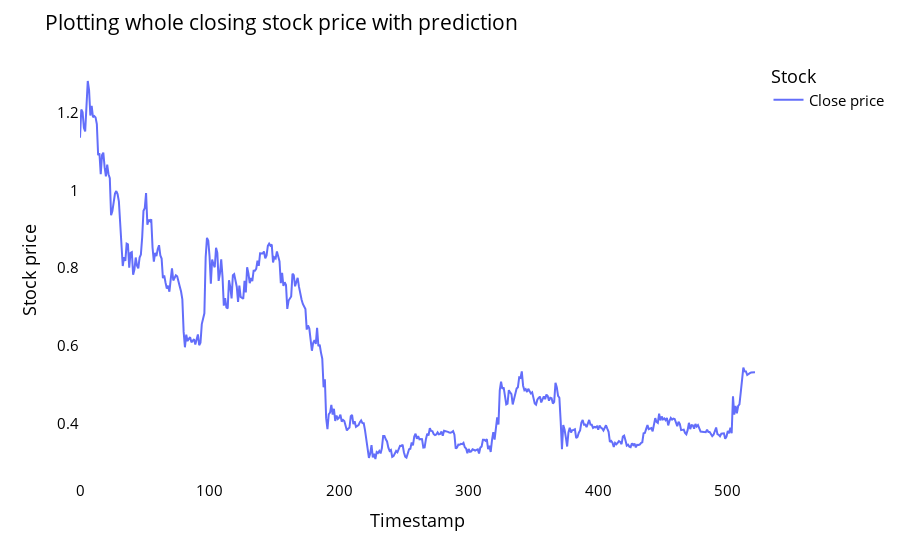

Notebook cell for this chart:
### Markdown cell above
- # Plotting entire Closing Stock Price with next 30 days period of prediction

### Code cell
lstmdf=closedf.tolist()
lstmdf.extend((np.array(lst_output).reshape(-1,1)).tolist())
lstmdf=scaler.inverse_transform(lstmdf).reshape(1,-1).tolist()[0]

names = cycle(['Close price'])

fig = px.line(lstmdf,labels={'value': 'Stock price','index': 'Timestamp'})
fig.update_layout(title_text='Plotting whole closing stock price with prediction',
                  plot_bgcolor='white', font_size=15, font_color='black',legend_title_text='Stock')

fig.for_each_trace(lambda t:  t.update(name = next(names)))

fig.update_xaxes(showgrid=False)
fig.update_yaxes(showgrid=False)
fig.show()

### Figure 1 — Plotly figure (JSON) as saved in the notebook; plotly's stock layout.template omitted (floating-point values rounded to 4 significant figures; data arrays with more than 128 entries replaced by an {"elided": "..."} marker saying what was removed)
{"data": [{"hovertemplate": "variable=0<br>Timestamp=%{x}<br>Stock price=%{y}<extra></extra>", "legendgroup": "0", "line": {"color": "#636efa", "dash": "solid"}, "marker": {"symbol": "circle"}, "mode": "lines", "name": "Close price", "orientation": "v", "showlegend": true, "type": "scatter", "x": {"elided": "522 int values"}, "xaxis": "x", "y": {"elided": "522 float values"}, "yaxis": "y"}], "layout": {"font": {"color": "black", "size": 15}, "legend": {"title": {"text": "Stock"}, "tracegroupgap": 0}, "margin": {"t": 60}, "plot_bgcolor": "white", "title": {"text": "Plotting whole closing stock price with prediction"}, "xaxis": {"anchor": "y", "domain": [0, 1], "showgrid": false, "title": {"text": "Timestamp"}}, "yaxis": {"anchor": "x", "domain": [0, 1], "showgrid": false, "title": {"text": "Stock price"}}}}
